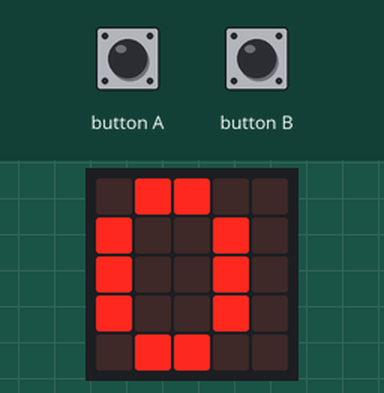
Recording of a program running on a simulated BBC micro:bit running MicroPython. On the bench: the board's 5×5 LED display. The test bench sets the inputs (shaded band). The interpreter's speed is modelled, so counts of loop turns are approximate.

Above: at 1.2 s.
1.3 s: button A pressed for 0.15 s
At 1.65 s:
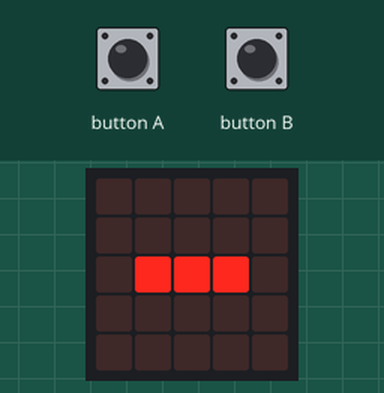
2.0 s: button B pressed for 3.2 s
5.8 s: button A pressed for 3.2 s
At 9.6 s:
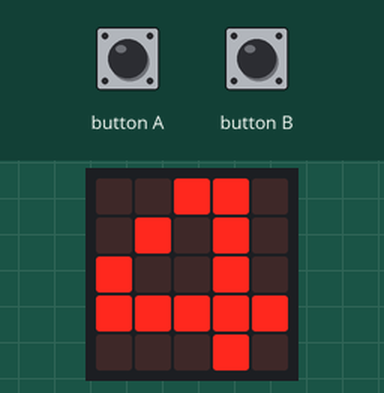
Timing chart, 0 to 11.1 s (numbered marks = the images above; inputs shaded):
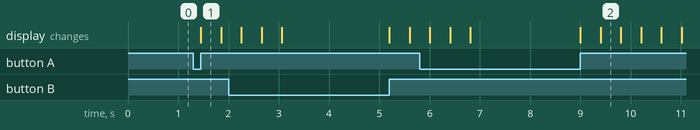

The program:

012_variable.py
```python
from microbit import *

# Variables
counter = 0

while True:
  while button_a.is_pressed():
    counter = counter - 1
  while button_b.is_pressed():
    counter = counter + 1
  display.show(str(counter))
#  print(str(counter))
# The line above should help you discover what is happening
# ...the micro bit counts much faster than people can
  
```

Measured:
- after the input at 1.3 s, the display: changes after 0.15 s (image 1)
- what the display in image 1 shows lasts 0.4 s, from 1.5 s to 1.9 s
